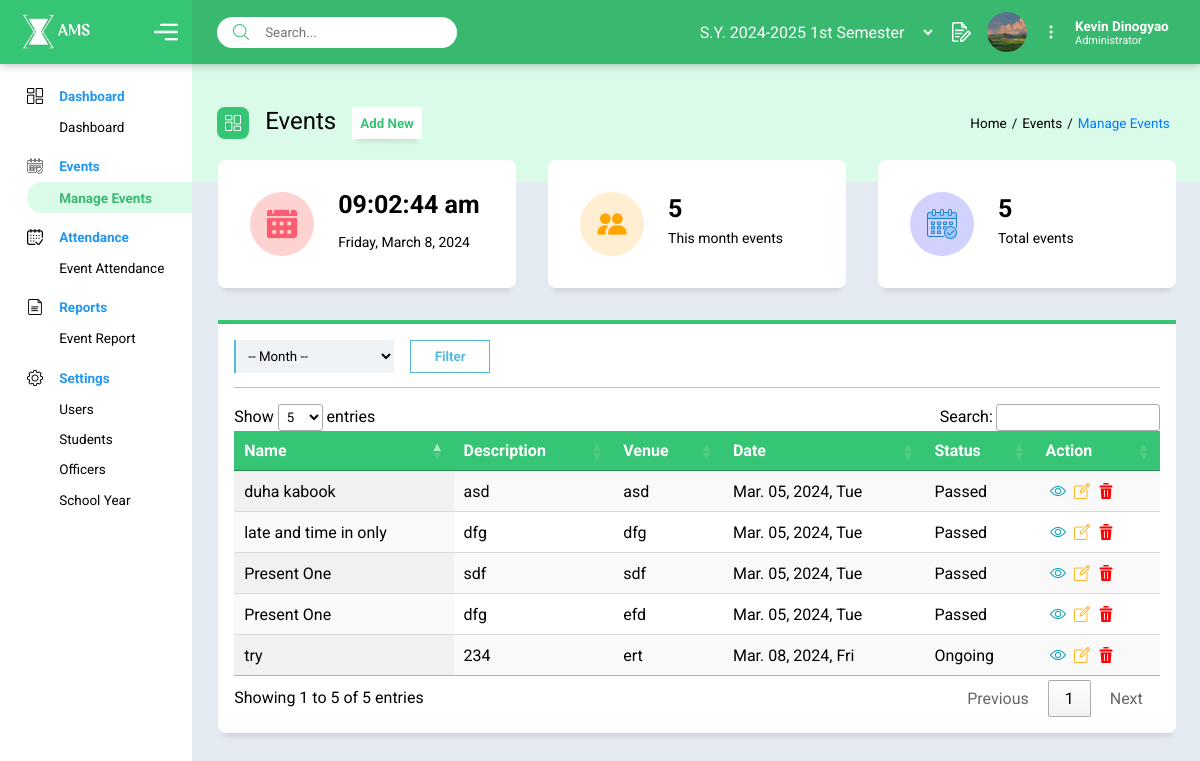
/ams/events.php (signed in), run on the app's committed database.
### tables this page shows
CREATE TABLE `tbl_students` (
  `student_id` mediumint(9) NOT NULL,
  `first_name` varchar(50) NOT NULL,
  `last_name` varchar(50) NOT NULL,
  `gmail` varchar(50) NOT NULL,
  `year_level` enum('1st','2nd','3rd','4th') DEFAULT NULL,
  `status` enum('Active','Inactive') NOT NULL DEFAULT 'Active'
);

CREATE TABLE `tbl_sbo` (
  `sbo_id` int(3) NOT NULL,
  `student_id` mediumint(9) NOT NULL,
  `position` varchar(50) NOT NULL,
  `profile_img` longblob DEFAULT NULL
);

CREATE TABLE `tbl_system_user` (
  `user_id` bigint(20) NOT NULL DEFAULT current_timestamp(),
  `sbo_id` int(3) NOT NULL,
  `role` enum('Administrator','Attendance Manager','Event Manager') NOT NULL,
  `username` varchar(50) NOT NULL,
  `password` varchar(200) NOT NULL
);

CREATE TABLE `tbl_events` (
  `event_id` int(3) NOT NULL,
  `event_name` varchar(50) NOT NULL,
  `event_description` varchar(100) NOT NULL,
  `event_venue` varchar(50) NOT NULL,
  `school_year_id` int(3) NOT NULL,
  `event_date` date NOT NULL,
  `fines` decimal(6,2) NOT NULL
);

### ams/events.php (the view, shortened to what the rows shown need)
<?php
include('../includes/dashboard.php');
$filesToInclude = [INSERT_EVENT, EVENT, DELETE_EVENT, SYEAR, UPDATE_EVENT];
foreach ($filesToInclude as $file) {
    require_once($file);
}
?>
<!DOCTYPE html>
<html lang="en">
<head>
    <link rel="stylesheet" href="../assets/css/events.css?version=<?php echo time(); ?>">
    <link rel="stylesheet" href="../assets/css/modalEdit.css?version=<?php echo time(); ?>">
</head>
<body>
    <main class="home">
        <div class="title-dashboard">
            <div>
                <h2>Events</h2>
            </div>
        </div>
        <section class="home-container">
            <div class="home-card table-card">
              <div class="table-item">
                <table id="myTable" class="display">
                    <thead>
                        <tr>
                            <th>Name</th>
                            <th>Description</th>
                            <th>Venue</th>
                            <th>Date</th>
                            <th>Status</th>
                            <?php
                                if($_SESSION['role'] == ACCOUNT_TYPE_A || $_SESSION['role'] == ACCOUNT_TYPE_EM){
                                    echo "<th>Action</th>";
                                }
                            ?>
                        </tr>
                    </thead>
                    <tbody>
                    <?php
                        if ($stmtEvents->execute()) {
                            while ($row = $stmtEvents->fetch()) {
                                $eventStatus = "";
                                $monthStart = date('n', strtotime($row['event_date']));
                                $yearStart = date('y', strtotime($row['event_date']));
                                if (date('n') > $monthStart && date('y') >= $yearStart) {
                                    $eventStatus = 'Passed';
                                } else if (date('n') == $monthStart) {
                                    if (date('j') < date('j', strtotime($row['event_date']))) {
                                        $eventStatus = 'Upcoming';
                                    } else if (date('j') == date('j', strtotime($row['event_date']))) {
                                        $eventStatus = 'Ongoing';
                                    } else {
                                        $eventStatus = 'Passed';
                                    }
                                } else if (date('n') < $monthStart) {
                                    $eventStatus = 'Upcoming';
                                }
                                ?>
                                <tr data-id="<?php echo $row['event_id'];?>">
                                    <td><?= $row['event_name'] ?></td>
                                    <td><?= $row['event_description'] ?></td>
                                    <td><?= $row['event_venue'] ?></td>
                                    <td><?= date('M. d, Y, D', strtotime($row['event_date'])) ?></td>
                                    <td><?= $eventStatus ?></td>
                                    <?php
                                    if($_SESSION['role'] == ACCOUNT_TYPE_A || $_SESSION['role'] == ACCOUNT_TYPE_EM){?>
                                        <td>
                                            <a href='#' class='view-link' data-toggle='modal' data-target='#eventModal' data-id='<?= $row['event_id'] ?>'>
                                                <img class='table-icon' src='../icons/view.png' alt='View'>
                                            </a>
                                            <a class='edit' data-id='<?= $row['event_id'] ?>' href='#'>
                                                <img class='table-icon' src='../icons/edit.png' alt='Edit'>
                                            </a>
                                            <a class='delete' href='<?= $_SERVER['PHP_SELF'] ?>?deleteid=<?= $row['event_id'] ?>'>
                                                <img class='table-icon' src='../icons/delete.png' alt='Delete'>
                                            </a>
                                        </td>
                                    <?php }?>
                                    </tr>
                                <?php
                            }
                        }
                        ?>
                    </tbody>
                </table>
              </div>
        </section>
    </main>
</body>
</html>

### includes/dashboard.php (shortened to what the rows shown need)
<?php
require_once(CURRENT_USER);
?>
    <link rel="stylesheet" href="../assets/css/menu.css?version=<?php echo time(); ?>">
    <link rel="stylesheet" href="https://cdn.datatables.net/1.13.6/css/jquery.dataTables.css" />
    <header>
        <div class="profile">
          <div class="card-profile" title="request">
          <div class="sy">
            <select name="school_year_id" id="sy">
          </select>
            </div>
            <?php if ($_SESSION['role'] == ACCOUNT_TYPE_A) {?>
              <a href="../ams/users.php" class="request">
                <img src="../icons/request.png" alt="request" >
              </a>
            <?php }?>
            <img src="<?php echo $profileImg;?>" alt="profile">
            <div class="menu-profile">
              <img src="../icons/dots.png" alt="menu" id="profile-menu">
            </div>
            <div class="card-user">
              <p><?php echo $fullName;?></p>
              <p><?php echo $role;?></p>
            </div>
          </div>
        </div>
    </header>

### data on the page
tbl_students: tbl_sbo.profile_img (picture), fullName "Kevin Dinogyao", tbl_system_user.role "Administrator"
tbl_events: event_name "Present One", event_description "sdf", event_venue "sdf", event_date "Mar. 05, 2024, Tue", event_date "Passed"
tbl_events: event_name "Present One", event_description "dfg", event_venue "efd", event_date "Mar. 05, 2024, Tue", event_date "Passed"
tbl_events: event_name "late and time in only", event_description "dfg", event_venue "dfg", event_date "Mar. 05, 2024, Tue", event_date "Passed"
tbl_events: event_name "duha kabook", event_description "asd", event_venue "asd", event_date "Mar. 05, 2024, Tue", event_date "Passed"
tbl_events: event_name "try", event_description "234", event_venue "ert", event_date "Mar. 08, 2024, Fri", event_date "Ongoing"

### other printed values
$eventCountMonth "5"
$eventCount "5"
form field school_year_id "S.Y. 2024-2025 1st semester"
